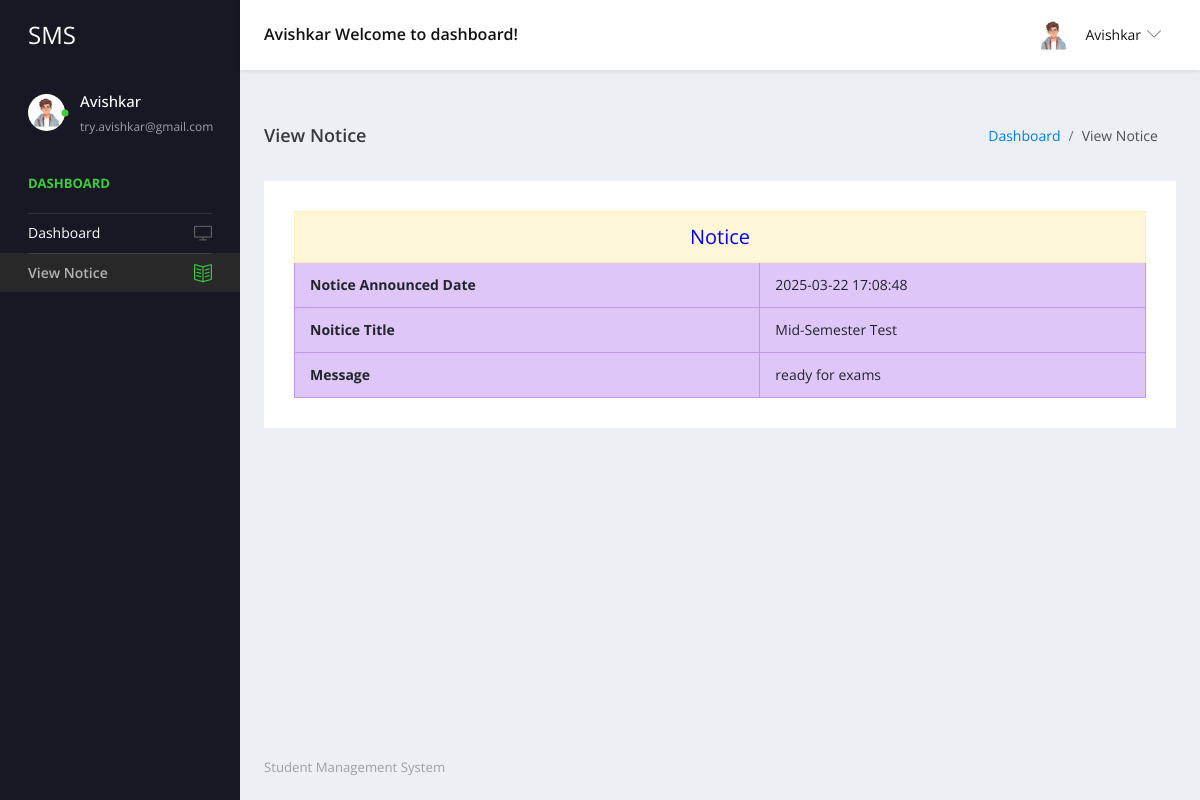
Screenshot of /user/view-notice.php (signed in) with the database file from the repository.
### tables this page shows
CREATE TABLE `tblstudent` (
  `ID` int(10) NOT NULL,
  `StudentName` varchar(200) DEFAULT NULL,
  `StudentEmail` varchar(200) DEFAULT NULL,
  `StudentClass` varchar(100) DEFAULT NULL,
  `Gender` varchar(50) DEFAULT NULL,
  `DOB` date DEFAULT NULL,
  `StuID` varchar(200) DEFAULT NULL,
  `FatherName` mediumtext DEFAULT NULL,
  `MotherName` mediumtext DEFAULT NULL,
  `ContactNumber` bigint(10) DEFAULT NULL,
  `AltenateNumber` bigint(10) DEFAULT NULL,
  `Address` mediumtext DEFAULT NULL,
  `UserName` varchar(200) DEFAULT NULL,
  `Password` varchar(200) DEFAULT NULL,
  `Image` varchar(200) DEFAULT NULL,
  `DateofAdmission` timestamp NULL DEFAULT current_timestamp()
);

CREATE TABLE `tblnotice` (
  `ID` int(5) NOT NULL,
  `NoticeTitle` mediumtext DEFAULT NULL,
  `ClassId` int(10) DEFAULT NULL,
  `NoticeMsg` mediumtext DEFAULT NULL,
  `CreationDate` timestamp NULL DEFAULT current_timestamp()
);

### user/view-notice.php (the view, shortened to what this page needs)
<?php
include('includes/dbconnection.php');
if (strlen($_SESSION['sturecmsstuid']==0)) {
  header('location:logout.php');
  } else{
  ?>
<!DOCTYPE html>
<html lang="en">
  <head>
    <link rel="stylesheet" href="vendors/simple-line-icons/css/simple-line-icons.css">
    <link rel="stylesheet" href="vendors/flag-icon-css/css/flag-icon.min.css">
    <link rel="stylesheet" href="vendors/css/vendor.bundle.base.css">
    <link rel="stylesheet" href="vendors/select2/select2.min.css">
    <link rel="stylesheet" href="vendors/select2-bootstrap-theme/select2-bootstrap.min.css">
    <link rel="stylesheet" href="css/style.css" />
  </head>
  <body>
    <div class="container-scroller">
     <?php include_once('includes/header.php');?>
      <div class="container-fluid page-body-wrapper">
      <?php include_once('includes/sidebar.php');?>
        <div class="main-panel">
          <div class="content-wrapper">
            <div class="page-header">
              <h3 class="page-title"> View Notice </h3>
              <nav aria-label="breadcrumb">
                <ol class="breadcrumb">
                  <li class="breadcrumb-item"><a href="dashboard.php">Dashboard</a></li>
                  <li class="breadcrumb-item active" aria-current="page"> View Notice</li>
                </ol>
              </nav>
            </div>
            <div class="row">
              <div class="col-12 grid-margin stretch-card">
                <div class="card">
                  <div class="card-body">
                    <table border="1" class="table table-bordered mg-b-0">
                      <?php
$stuclass=$_SESSION['stuclass'];
$sql="SELECT tblclass.ID,tblclass.ClassName,tblclass.Section,tblnotice.NoticeTitle,tblnotice.CreationDate,tblnotice.ClassId,tblnotice.NoticeMsg,tblnotice.ID as nid from tblnotice join tblclass on tblclass.ID=tblnotice.ClassId where tblnotice.ClassId=:stuclass";
$query = $dbh -> prepare($sql);
$query->bindParam(':stuclass',$stuclass,PDO::PARAM_STR);
$query->execute();
$results=$query->fetchAll(PDO::FETCH_OBJ);
$cnt=1;
if($query->rowCount() > 0)
{
foreach($results as $row)
{               ?>
 <tr align="center" class="table-warning">
<td colspan="4" style="font-size:20px;color:blue">
 Notice</td></tr>
<tr class="table-info">
    <th>Notice Announced Date</th>
    <td><?php  echo $row->CreationDate;?></td>
  </tr>
    <tr class="table-info">
    <th>Noitice Title</th>
    <td><?php  echo $row->NoticeTitle;?></td>
  </tr>
  <tr class="table-info">
     <th>Message</th>
    <td><?php  echo $row->NoticeMsg;?></td>
  </tr>
  <?php $cnt=$cnt+1;}} else { ?>
<tr>
  <th colspan="2" style="color:red;">No Notice Found</th>
</tr>
  <?php } ?>
</table>
                  </div>
                </div>
              </div>
            </div>
          </div>
         <?php include_once('includes/footer.php');?>
        </div>
      </div>
    </div>
  </body>
</html><?php }  ?>

### user/includes/header.php (shortened to what this page needs)
 <nav class="navbar default-layout-navbar col-lg-12 col-12 p-0 fixed-top d-flex flex-row">
        <div class="navbar-brand-wrapper d-flex align-items-center">
          <a class="navbar-brand brand-logo" href="dashboard.php">
            <strong style="color: white;">SMS</strong>
          </a>
        </div>
        <?php
         $uid= $_SESSION['sturecmsuid'];
$sql="SELECT * from tblstudent where ID=:uid";
$query = $dbh -> prepare($sql);
$query->bindParam(':uid',$uid,PDO::PARAM_STR);
$query->execute();
$results=$query->fetchAll(PDO::FETCH_OBJ);
$cnt=1;
if($query->rowCount() > 0)
{
foreach($results as $row)
{               ?>
        <div class="navbar-menu-wrapper d-flex align-items-center flex-grow-1">
          <h5 class="mb-0 font-weight-medium d-none d-lg-flex"><?php  echo htmlentities($row->StudentName);?> Welcome to dashboard!</h5>
          <ul class="navbar-nav navbar-nav-right ml-auto">
            <li class="nav-item dropdown d-none d-xl-inline-flex user-dropdown">
              <a class="nav-link dropdown-toggle" id="UserDropdown" href="#" data-toggle="dropdown" aria-expanded="false">
                <img class="img-xs rounded-circle ml-2" src="images/faces/face8.jpg" alt="Profile image"> <span class="font-weight-normal"> <?php  echo htmlentities($row->StudentName);?> </span></a>
                  <p class="font-weight-light text-muted mb-0"><?php  echo htmlentities($row->StudentEmail);?></p><?php $cnt=$cnt+1;}} ?>
            </li>
          </ul>
        </div>
      </nav>

### user/includes/sidebar.php
<nav class="sidebar sidebar-offcanvas" id="sidebar">
          <ul class="nav">
            <li class="nav-item nav-profile">
              <a href="#" class="nav-link">
                <div class="profile-image">
                  <img class="img-xs rounded-circle" src="images/faces/face8.jpg" alt="profile image">
                  <div class="dot-indicator bg-success"></div>
                </div>
                <div class="text-wrapper">
                  <?php
         $uid= $_SESSION['sturecmsuid'];
$sql="SELECT * from tblstudent where ID=:uid";
$query = $dbh -> prepare($sql);
$query->bindParam(':uid',$uid,PDO::PARAM_STR);
$query->execute();
$results=$query->fetchAll(PDO::FETCH_OBJ);
$cnt=1;
if($query->rowCount() > 0)
{
foreach($results as $row)
{               ?>
                  <p class="profile-name"><?php  echo htmlentities($row->StudentName);?></p>
                  <p class="designation"><?php  echo htmlentities($row->StudentEmail);?></p><?php $cnt=$cnt+1;}} ?>
                </div>
              </a>
            </li>
            <li class="nav-item nav-category">
              <span class="nav-link">Dashboard</span>
            </li>
            <li class="nav-item">
              <a class="nav-link" href="dashboard.php">
                <span class="menu-title">Dashboard</span>
                <i class="icon-screen-desktop menu-icon"></i>
              </a>
            </li>
            <li class="nav-item">
              <a class="nav-link" href="view-notice.php">
                <span class="menu-title">View Notice</span>
                <i class="icon-book-open menu-icon"></i>
              </a>
            </li>
          </ul>
        </nav>

### rows the page displays
tblstudent: StudentName "Avishkar", StudentEmail "try.avishkar@gmail.com"
tblnotice: CreationDate "2025-03-22 17:08:48", NoticeTitle "Mid-Semester Test", NoticeMsg "ready for exams"
